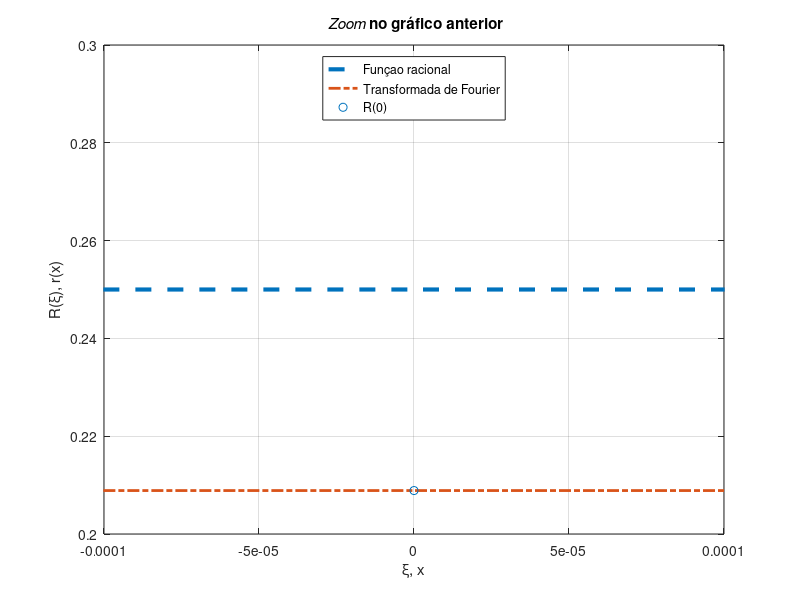

Write MATLAB code to recreate this figure.
f = @(x) 1/((x^2 + 1)*(x^2 + 4));
r = @(x) -sqrt(2*pi)*(exp(2*x) - 2*exp(x))/12;
xf = -10:0.1:10;
xr = -5:0.1:5;

img_f = [];
img_r = [];
siz1 = length(xf);
siz2 = length(xr);
for i = 1:siz1
  img_f = [img_f f(xf(i))];
endfor
for i = 1:siz2
  img_r = [img_r r(xr(i))];
endfor

close all
set(gca, "linewidth", 6, "FontSize", 12)

plot(xf, img_f, 'b', 'Linewidth', 3);
title('Gráfico da funcao racional r(x)')
xlabel('x')
ylabel('R(x)')
grid on; pause;

plot(xr, img_r, 'r', 'Linewidth', 3);
title('Gráfico da Transformada de Fourier R(\xi)');
xlabel('\xi'); ylabel('R(\xi)');
grid on; pause;

plot(xf, img_f, '--', 'Linewidth', 3, xr, img_r, '-.', 'Linewidth', 2)

legend('Funçao racional r(x)','Transformada de Fourier R(\xi)', 'location','west')
title('Gráfico da funcao racional e Transformada de Fourier')
xlabel('\xi, x'); ylabel('R(\xi), r(x)')

grid on; pause;

hold on; scatter(0,r(0));
legend('Funçao racional','Transformada de Fourier','R(0)', 'location','north')
xlim([-0.0001 0.0001]);  ylim([0.2 0.3]);
title('{\it Zoom} no gráfico anterior')
